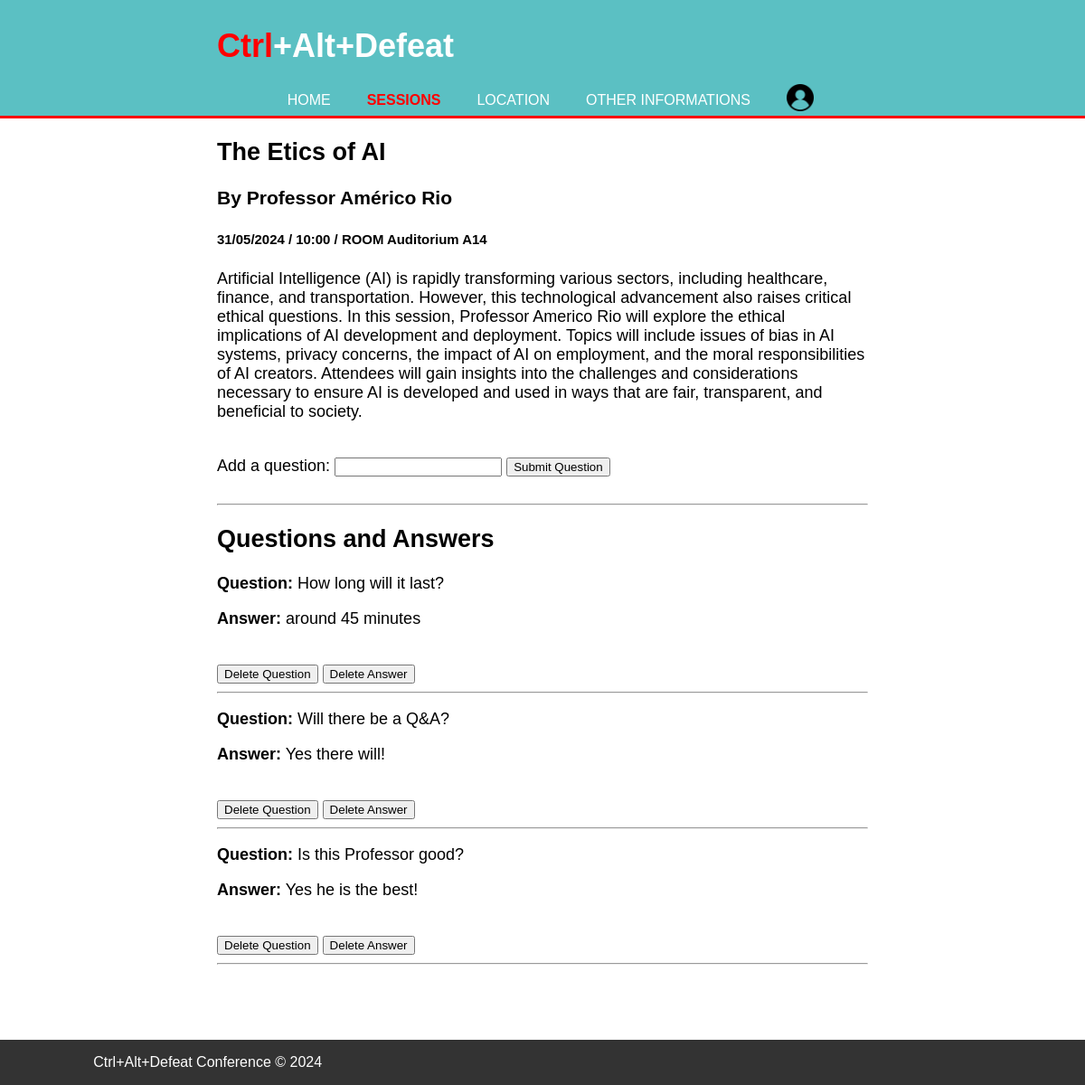
Page /Homepage/article_details.php?id=1 (signed in) on the committed database.
### tables this page shows
CREATE TABLE `sessions` (
  `id` int(11) NOT NULL,
  `session` varchar(200) NOT NULL,
  `date` datetime NOT NULL,
  `room` varchar(50) NOT NULL,
  `speaker` varchar(200) NOT NULL,
  `article` text NOT NULL
);

CREATE TABLE `answers` (
  `id` int(11) NOT NULL,
  `question_id` int(11) NOT NULL,
  `answer` text NOT NULL
);

CREATE TABLE `questions` (
  `id` int(11) NOT NULL,
  `article_id` int(11) NOT NULL,
  `question` text NOT NULL
);

### Homepage/article_details.php (the view, shortened to what this page needs)
<?php
require_once '../config.php';
$article_id = $_GET['id'];
$stmt = $conn->prepare("SELECT session, date, room, speaker, article FROM sessions WHERE id = ?");
$stmt->bind_param("i", $article_id);
$stmt->execute();
$stmt->bind_result($session, $date, $room, $speaker, $article);
$questions = [];
$stmt = $conn->prepare("
    SELECT q.id, q.question, a.id AS answer_id, a.answer
    FROM questions q
    LEFT JOIN answers a ON q.id = a.question_id
    WHERE q.article_id = ?
");
$stmt->bind_param("i", $article_id);
$stmt->execute();
$stmt->bind_result($question_id, $question_text, $answer_id, $answer_text);
while ($stmt->fetch()) {
    $questions[] = [
        'id' => $question_id,
        'question' => $question_text,
        'answer_id' => $answer_id,
        'answer' => $answer_text,
    ];
}
?>
<!DOCTYPE html>
<html lang="en">
<head>
    <link rel="stylesheet" href="homepage.css" />
</head>
<body>
    <header>
        <div class="container">
            <div id="branding">
                <h1><span class="highlight">Ctrl</span>+Alt+Defeat</h1>
            </div>
            <nav>
                <ul>
                    <li><a href="homepage.php">Home</a></li>
                    <li class="current"><a href="sessions.php">Sessions</a></li>
                    <li><a href="location.php">Location</a></li>
                    <li><a href="otherinfo.php">Other Informations</a></li>
                    <li>
                        <a href="profile.php">
                    <li style="margin-top: -7px"><img src="./images/profile.png" alt="profile" width="30px"></li></a>
                    </li>
                </ul>
            </nav>
        </div>
    </header>
    <section id="showcase">
        <div class="container">
            <h1><?php echo htmlspecialchars($session); ?></h1>
            <h3>By <?php echo htmlspecialchars($speaker); ?></h3>
            <h5><?php echo date("d/m/Y / H:i", strtotime($date)); ?> / ROOM <?php echo htmlspecialchars($room); ?></h5>
            <p><?php echo nl2br(htmlspecialchars($article)); ?></p>
            <form method="post" action="">
                <label for="question">Add a question:</label>
                <input type="text" id="question" name="question" required>
                <button type="submit">Submit Question</button>
            </form>
            <br>
            <hr />
            <h2>Questions and Answers</h2>
            <?php foreach ($questions as $question): ?>
                <div class="question">
                    <p><strong>Question:</strong> <?php echo htmlspecialchars($question['question']); ?></p>
                    <?php if ($question['answer']): ?>
                        <p><strong>Answer:</strong> <?php echo htmlspecialchars($question['answer']); ?></p>
                    <?php endif; ?>
                    <?php if (isset($_SESSION['role']) && ($_SESSION['role'] === 'admin' || $_SESSION['role'] === 'trackadmin')): ?>
                        <br>
                        <form method="post" action="" style="display:inline;">
                            <button type="submit" name="delete_question">Delete Question</button>
                        </form>
                        <?php if ($question['answer_id']): ?>
                            <form method="post" action="" style="display:inline;">
                                <button type="submit" name="delete_answer">Delete Answer</button>
                            </form>
                        <?php endif; ?>
                    <?php endif; ?>
                    <hr />
                </div>
            <?php endforeach; ?>
        </div>
    </section>
    <footer>
        <p>Ctrl+Alt+Defeat Conference © 2024</p>
    </footer>
</body>
</html>

### Homepage/homepage.css (style rules this page uses)
body { font-family: "Arial", sans-serif; margin: 0; padding: 0; background-color: rgb(255, 255, 255); background-size: cover; background-repeat: no-repeat; height: 150vh; background-position: center; overflow: auto; }
.container { font-size: large; width: 60%; margin: auto; overflow: hidden; }
header { background: #5bc0c3; color: white; padding-top: 30px; min-height: 70px; border-bottom: #ff0000 3px solid; }
header a { color: #ffffff; text-decoration: none; text-transform: uppercase; font-size: 16px; }
header ul { padding: 0; list-style: none; }
header li { float: left; display: inline; padding: 0 20px 0 20px; }
header #branding { float: left; }
header #branding h1 { margin: 0; }
header nav { float: right; margin-top: 10px; }
header .highlight, header .current a { color: #ff0000; font-weight: bold; }
footer { display: flex; position: fixed; bottom: 0; width: 100%; background: #333; color: #fff; text-align: center; z-index: 100; }
footer p { margin-left: 103.25px; }

### rows in the picture
sessions: session "The Etics of AI", speaker "Professor Américo Rio", date "31/05/2024 / 10:00", room "Auditorium A14", article "Artificial Intelligence (AI) is rapidly transforming various sectors, including healthcare, finance, and transportation. However, this technological advancement also raises critical ethical questions. In this session, Professor Americo Rio will explore the ethical implications of AI development and deployment. Topics will include issues of bias in AI systems, privacy concerns, the impact of AI on employment, and the moral responsibilities of AI creators. Attendees will gain insights into the challenges and considerations necessary to ensure AI is developed and used in ways that are fair, transparent, and beneficial to society."
answers: question.question "How long will it last?", answer "around 45 minutes"
answers: question.question "Will there be a Q&A?", answer "Yes there will!"
answers: question.question "Is this Professor good?", answer "Yes he is the best!"
